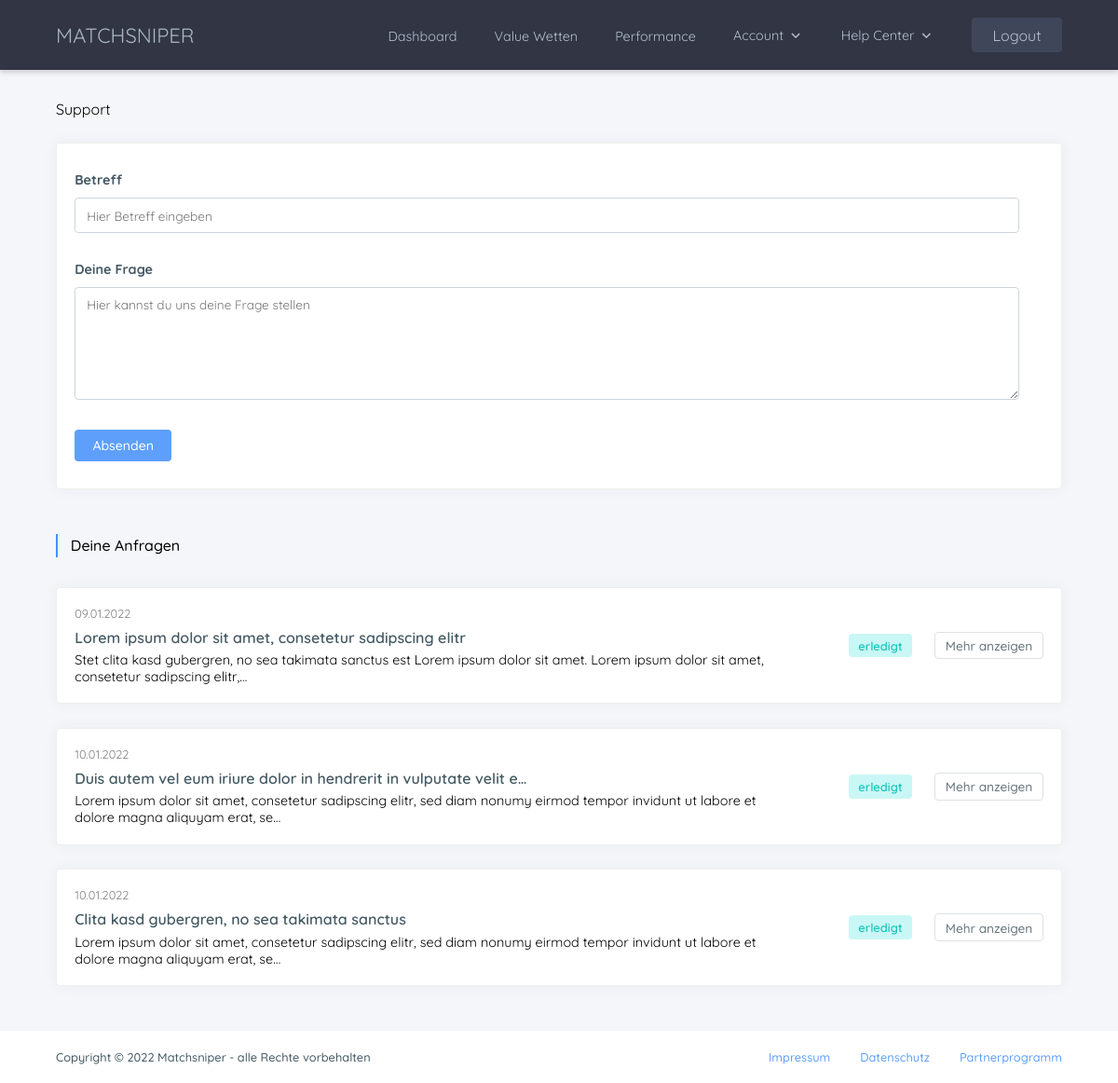
Page /support/ (signed in) on the committed database.
### helpcenter/models.py (models this page shows, shortened)
class Support(models.Model):
    owner = models.ForeignKey(
        Account, null=True, blank=True, on_delete=models.CASCADE)
    subject = models.CharField(max_length=200, null=False, blank=True)
    question = models.TextField(null=False, blank=True)
    answer = models.TextField(null=True, blank=True)
    answered = models.BooleanField(blank=True, default=False)
    seen = models.BooleanField(blank=True, default=False)
    created = models.DateTimeField(auto_now_add=True)
    id = models.UUIDField(default=uuid.uuid4, unique=True,
                          primary_key=True, editable=False)
    class Meta:
        ordering = ["seen", "answered", "created"]

### helpcenter/views.py (the view, shortened to what this page needs)
# urls.py: path('support/', views.support, name="support"),
@login_required(login_url="login")
def support(request):
    account = request.user.account
    support_requests = account.support_set.all()
    form = SupportForm()
    context = {
        "form": form,
        "support_requests": support_requests,
    }
    return render(request, "helpcenter/support.html", context=context)

### helpcenter/forms.py
class SupportForm(ModelForm):
    class Meta:
        model = Support
        fields = ["subject", "question"]
        labels = {
            "subject": "Betreff",
            "question": "Deine Frage",
        }
    def __init__(self, *args, **kwargs):
        super(SupportForm, self).__init__(*args, **kwargs)
        for name, field in self.fields.items():
            field.widget.attrs.update({"class": "input"})
            if name == "subject":
                field.widget.attrs.update(
                    {"placeholder": "Hier Betreff eingeben"})
            elif name == "question":
                field.widget.attrs.update(
                    {"placeholder": "Hier kannst du uns deine Frage stellen"})

### accounts/models.py (called while the page is built)
    @property
    def has_unseen_answers(self):
        support = self.support_set.filter(answered=True, seen=False)
        if len(support) > 0:
            has_unseen = True
        else:
            has_unseen = False
        return has_unseen

### helpcenter/templates/helpcenter/support.html (shortened to what this page needs)
{% extends 'base.html' %}
{% load static %}
{% block styles %}
<link rel="stylesheet" type="text/css" media="screen" href="{% static 'css/base.css' %}"/>
<link rel="stylesheet" type="text/css" media="screen" href="{% static 'css/dashboard.css' %}"/>
<link rel="stylesheet" type="text/css" media="screen" href="{% static 'css/bookieCrud.css' %}"/>
<link rel="stylesheet" type="text/css" media="screen" href="{% static 'css/support.css' %}"/>
{% endblock styles %}
{% block content %}
<div class="mainContent">
        <div class="pageTitleSection">
            <p class="pageTitle">Support</p>
        </div>
        <div class="formSection supportFormSection">
            <div class="dashboardCard formCard">
                <form method="POST" action="">
                    {% for field in form %}
                    <div class="formLabel">
                        <label for="id_{{field.name}}">{{field.label}}</label>
                    </div>
                    <div class="formField">
                        {{field}}
                    </div>
                    {% endfor %}
                    <div class="formButtons">
                        <input class="formSubmit" type="submit" value="Absenden">
                    </div>
                </form>
            </div>
        </div>
        {% if support_requests|length > 0 %}
            <div class="requestTitleSection">
                <span class="titleLine"></span>
                <p>Deine Anfragen</p>
            </div>
        {% endif %}
        <div class="requestSection">
            {% for r in support_requests %}
            <div class="dashboardCard supportCard">
                <div class="supportContent">
                    <div class="supportData">
                        <div class="supportHeader">
                            <p class="requestDate">
                                {% if r.created.day < 10 %}
                                    {% if r.created.month < 10 %}
                                        0{{r.created.day}}.0{{r.created.month}}.{{r.created.year}}
                                    {% else %}
                                        0{{r.created.day}}.{{r.created.month}}.{{r.created.year}}
                                    {% endif %}
                                {% else %}
                                    {% if r.created.month < 10 %}
                                        {{r.created.day}}.0{{r.created.month}}.{{r.created.year}}
                                    {% else %}
                                        {{r.created.day}}.{{r.created.month}}.{{r.created.year}}
                                    {% endif %}
                                {% endif %}
                            </p>
                        </div>
                        <p class="subject">{{r.subject|truncatechars:66}}</p>
                        <p class="question">{{r.question|truncatechars:140}}</p>
                    </div>
                    <div class="supportActions">
                        {% if r.seen %}
                            <span class="desktop status done">erledigt</span>
                        {% elif r.answered %}
                            <span class="desktop status answered">beantwortet</span>
                        {% else %}
                            <span class="desktop status open">offen</span>
                        {% endif %}
                        <a href="{% url 'single_support' r.id %}" class="showSupport">Mehr anzeigen</a>
                    </div>
                </div>
            </div>
            {% endfor %}
        </div>
</div>
{% endblock content %}

### static/css/base.css (style rules this page uses)
:root { --mainColor: #313544; --secColor: #40465a; --accentColor: #4490fa; --linkColor: #0099ff; --cardTitleColor: #455a64; --maxWidth: 1080px; --navHeight: 75px; --navGap: 3.5rem; --footerHeight: 3.5rem; }
html { scroll-behavior: smooth; }
* { margin: 0rem; font-family: Quicksand, sans-serif; font-weight: 400; }
main .mainContent { max-width: var(--maxWidth); margin: 0 auto; min-height: calc(100vh - 3rem - var(--footerHeight)); background-color: #f4f6f9; padding-bottom: 3rem; }
main .pageTitleSection { padding: calc(var(--navHeight) + 2rem) 0 0; display: flex; align-items: center; justify-content: space-between; }
@media only screen and (max-width: 1360px) { :root { --maxWidth: 90%; --navGap: 2.5rem; } }
@media only screen and (max-width: 1360px) { html { font-size: 100%; } }

### static/css/dashboard.css (style rules this page uses)
main .dashboardCard { margin: 1.6rem 0 0; background-color: #fff; padding: 1.8rem 1.2rem; border: 1px solid #eee; border-radius: 4px; box-shadow: 0px 0px 15px 0px rgb(82 63 105 / 5%); }
main span.titleLine { width: 2.2px; background-color: var(--accentColor); height: 25px; display: inline-block; vertical-align: middle; margin-right: 0.6rem; }

### static/css/bookieCrud.css (style rules this page uses)
main .formSection { display: grid; grid-template-columns: 1fr 1fr; }
main .formSection form div.formLabel { padding: 0 0 0.6rem; }
main .formSection form div.formLabel label { font-size: 0.9rem; color: var(--cardTitleColor); font-weight: 700; }
main .formSection form div.formField .input { color: var(--cardTitleColor); display: initial; font-size: 0.85rem; margin-bottom: 1.75rem; min-width: 17rem; padding: 0.6rem 0.75rem; border: 1px solid #ced4da; border-radius: 0.25rem; transition: 0.3s all ease; }
main .formSection form .formButtons { display: flex; align-items: center; }
main .formSection form .formSubmit { cursor: pointer; font-weight: 500; color: #fff; background: #5d9ffb; padding: 0.5rem 1.2rem; box-shadow: none; border-radius: 4px; border: 0px; transition: 0.15s ease-in; font-size: 0.88rem; }

### static/css/support.css (style rules this page uses)
main .formSection.supportFormSection { grid-template-columns: 100%; }
main .formSection form div.formField .input { min-width: 95%; }
main textarea#id_question { height: 100px; }
main .requestTitleSection { margin: 3rem 0 2rem; display: flex; align-items: center; }
main .requestTitleSection .titleLine { margin-right: 0.85rem; }
main .requestTitleSection p { font-weight: 500; }
main .dashboardCard.supportCard { padding: 1.2rem; }
main .supportCard .requestDate { font-size: 0.8rem; color: #808080; }
main .supportCard .supportHeader { padding-bottom: 0.5rem; }
main .supportCard .supportContent { display: grid; grid-template-columns: 8fr 3fr; }
main .supportCard .supportData { padding-right: 1rem; }
main .supportCard .supportData .subject { color: var(--cardTitleColor); font-weight: 600; padding-bottom: 0.33rem; }
main .supportCard .supportData .question { font-size: 0.9rem; }
main .supportCard .supportContent .supportActions { display: flex; align-items: center; justify-content: end; gap: 1.5rem; }
main .supportContent .supportActions a.showSupport { font-size: 0.85rem; font-weight: 500; color: #67757c; border: 1.5px solid #dde1e4; border-radius: 4px; text-align: center; padding: 0.33rem 0.66rem; text-decoration: none; transition: 0.15s ease-in; }
main .supportContent span.status { font-size: 0.8rem; font-weight: 600; padding: 0.3rem 0.5rem; border-radius: 4px; }
main .supportContent span.status.done { background-color: #c9f7f5; color: #1bc5bd; padding: 0.3rem 0.66rem; }

### rows in the picture
Support: created.day "9", created.month "1", created.year "2022", subject "Lorem ipsum dolor sit amet, consetetur sadipscing elitr", question "Stet clita kasd gubergren, no sea takimata sanctus est Lorem ipsum dolor sit amet. Lorem ipsum dolor sit amet, consetetur sadipscing elitr,…", seen "erledigt"
Support: created.day "10", created.month "1", created.year "2022", subject "Duis autem vel eum iriure dolor in hendrerit in vulputate velit e…", question "Lorem ipsum dolor sit amet, consetetur sadipscing elitr, sed diam nonumy eirmod tempor invidunt ut labore et dolore magna aliquyam erat, se…", seen "erledigt"
Support: created.day "10", created.month "1", created.year "2022", subject "Clita kasd gubergren, no sea takimata sanctus", question "Lorem ipsum dolor sit amet, consetetur sadipscing elitr, sed diam nonumy eirmod tempor invidunt ut labore et dolore magna aliquyam erat, se…", seen "erledigt"

### other values in the picture
{{ field.label }} "Betreff" "Deine Frage"
